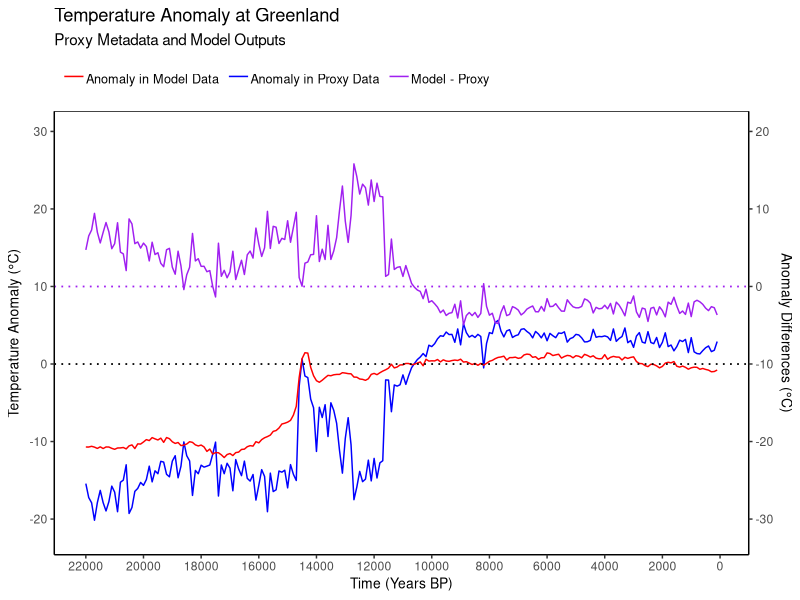
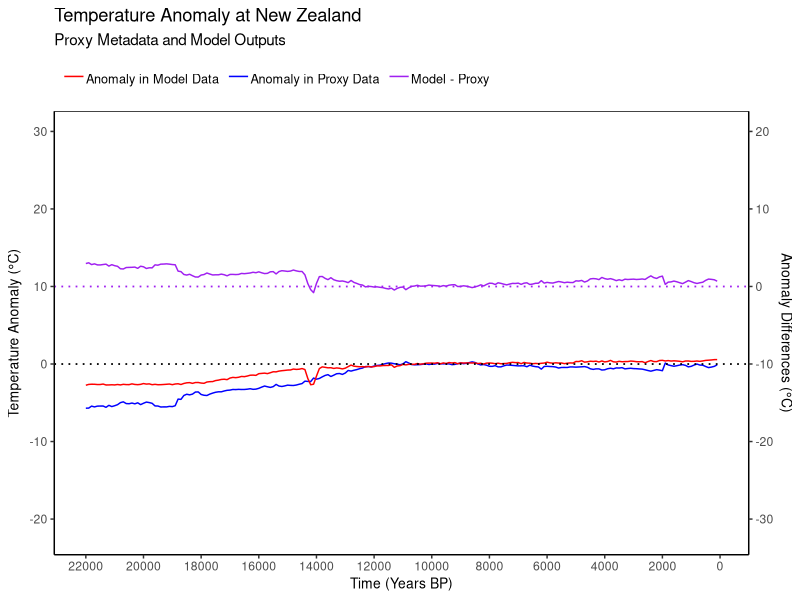
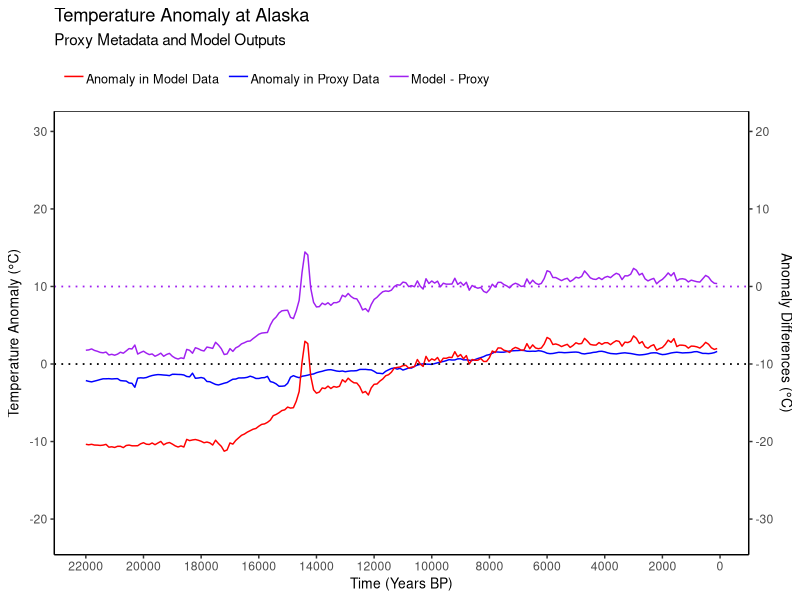
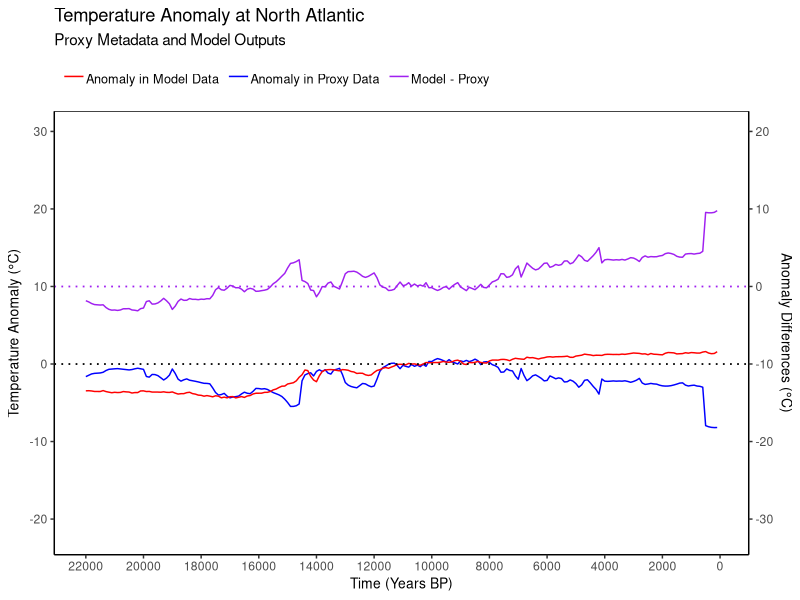
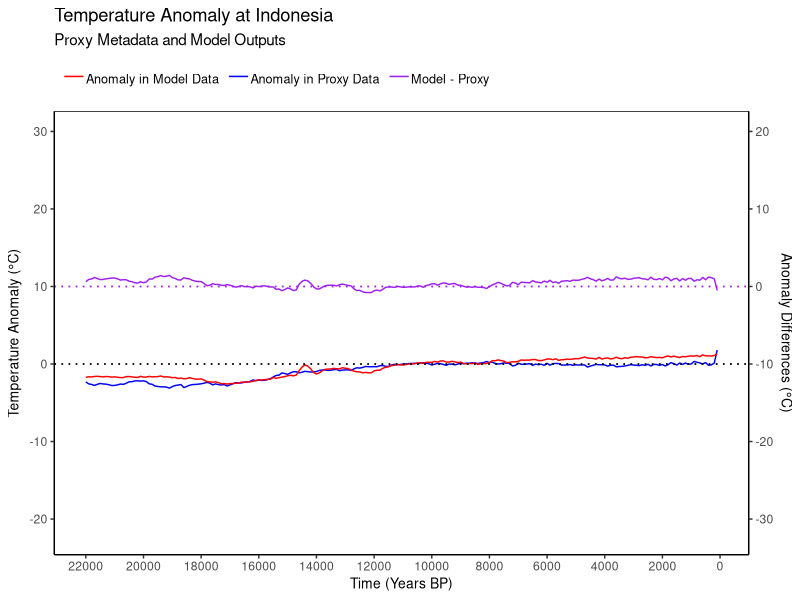
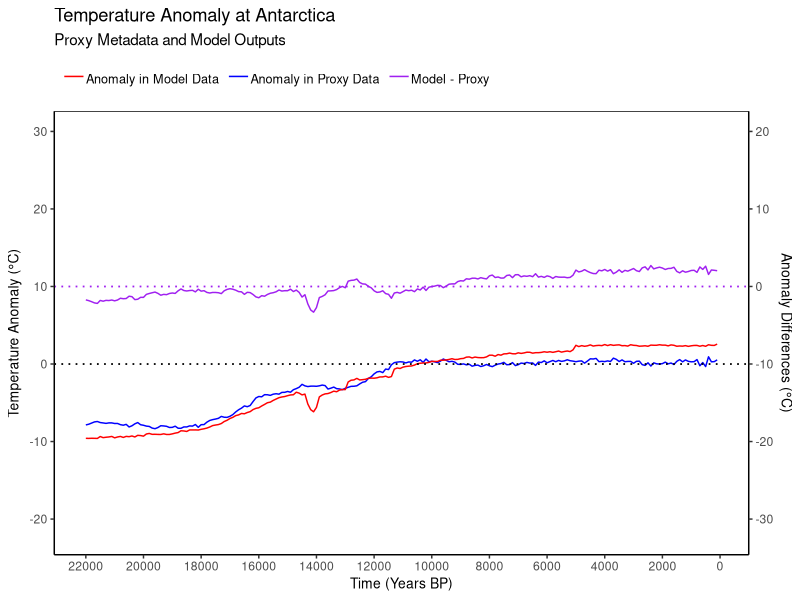
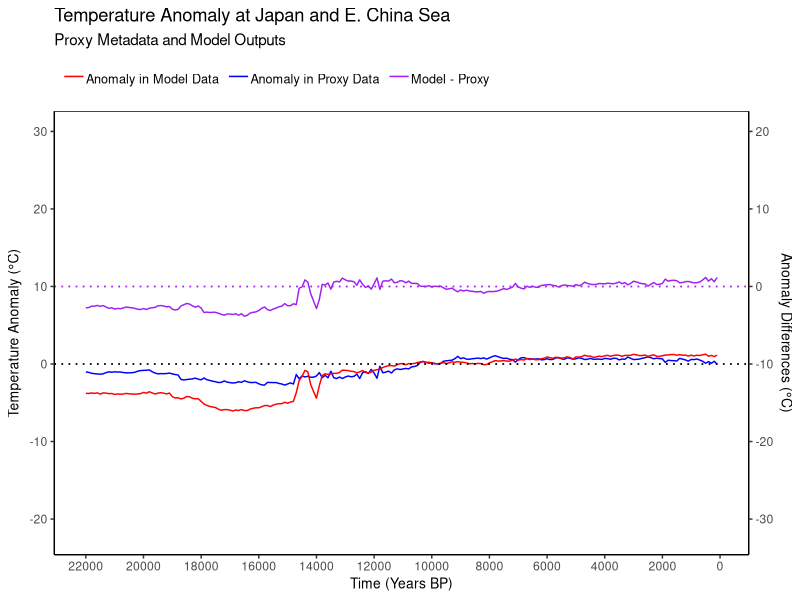
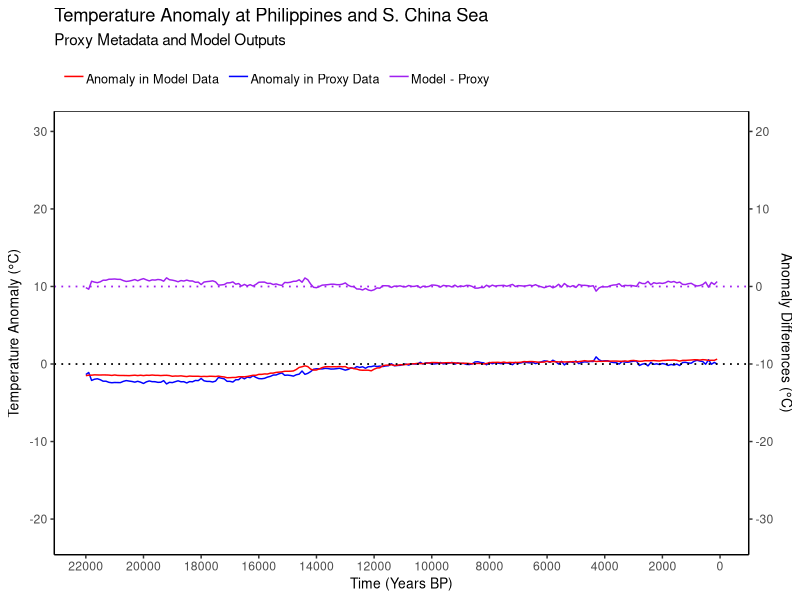

R code for these plots, in order:
library(readr)
library(ggplot2)

proxy <- read_csv("proxy_region.csv")
model <- read_csv("model_region.csv")
diff <- data.frame(matrix(vector(), 220, 23, dimnames=list(
  c(), 
  c("X1",
    "time",
    "new_zealand", 
    "greenland", 
    "n_atlantic", 
    "s_atlantic", 
    "indonesia",
    "japan",
    "oregon",
    "alaska",
    "china",
    "congo",
    "mediterranean",
    "antarctica",
    "arabean_sea",
    "gulf_of_mexico",
    "e_pacific",
    "s_australia",
    "philippines",
    "s_america",
    "iceland",
    "scandinavia",
    "w_africa"
  )
))
)

for(row in 1:220){
  for(col in 3:23){
    diff[row,col] <- as.numeric(model[row,col]) - as.numeric(proxy[row,col])
  }
}
write.csv(diff,"diff_regional.csv")

diff$time <- model$time
proxy$time <- model$time

#greenland
plot_data <- data.frame(time=proxy$time, proxy=proxy$greenland, model=model$greenland, diff=diff$greenland)
plot <- ggplot()+
  geom_line(data=plot_data,aes(time, proxy, colour = "Anomaly in Proxy Data"))+
  geom_line(data=plot_data,aes(time, model, colour = "Anomaly in Model Data"))+
  geom_line(data=plot_data,aes(time, diff+10, colour = "Model - Proxy"))+
  scale_colour_manual(values = c(
    'Anomaly in Proxy Data' = 'blue',
    'Anomaly in Model Data' = 'red',
    'Model - Proxy' = 'purple'
  ))+  
  geom_hline(yintercept = 0, size = 0.6, linetype='dotted') +
  geom_hline(yintercept = 10, size = 0.6, linetype='dotted', colour="purple") +
  scale_y_continuous(name = expression("Temperature Anomaly (°C)"), limits = c(-22, 30), 
                     sec.axis = sec_axis(~.-10, name = "Anomaly Differences (°C)"))+
  labs(y = "Anomaly",
       x = "Time (Years BP)",
       colour = 'Legend') +
  ggtitle("Temperature Anomaly at Greenland", "Proxy Metadata and Model Outputs") +
  theme(panel.grid.major = element_blank(), panel.grid.minor = element_blank(),
        panel.background = element_blank(), axis.line.x = element_line(colour = "black"),
        axis.title.y=element_text(size=10),
        panel.border = element_rect(colour = "black", fill=NA),
        axis.line= element_line(colour = "black"),
        axis.title.x=element_text(size=10),
        legend.justification = c(0, 0),
        legend.position = "top",
        legend.spacing.x = unit(10, 'pt'),
        legend.text = element_text(margin = margin(t = 3), size=rel(0.83)),
        legend.background = element_rect(colour = NA),
        legend.key = element_rect(colour = "white", fill = NA),
        legend.title = element_blank()
  ) +
  scale_x_reverse(limits = c(22000, 100), breaks = scales::pretty_breaks(n = 10))
plot
ggsave("../img/regional_plots/greenland.jpg", width = 6, height = 4)


#new zealand
plot_data <- data.frame(time=proxy$time, proxy=proxy$new_zealand, model=model$new_zealand, diff=diff$new_zealand)
plot <- ggplot()+
  geom_line(data=plot_data,aes(time, proxy, colour = "Anomaly in Proxy Data"))+
  geom_line(data=plot_data,aes(time, model, colour = "Anomaly in Model Data"))+
  geom_line(data=plot_data,aes(time, diff+10, colour = "Model - Proxy"))+
  scale_colour_manual(values = c(
    'Anomaly in Proxy Data' = 'blue',
    'Anomaly in Model Data' = 'red',
    'Model - Proxy' = 'purple'
  ))+  
  geom_hline(yintercept = 0, size = 0.6, linetype='dotted') +
  geom_hline(yintercept = 10, size = 0.6, linetype='dotted', colour="purple") +
  scale_y_continuous(name = expression("Temperature Anomaly (°C)"), limits = c(-22, 30), 
                     sec.axis = sec_axis(~.-10, name = "Anomaly Differences (°C)"))+
  labs(y = "Anomaly",
       x = "Time (Years BP)",
       colour = 'Legend') +
  ggtitle("Temperature Anomaly at New Zealand", "Proxy Metadata and Model Outputs") +
  theme(panel.grid.major = element_blank(), panel.grid.minor = element_blank(),
        panel.background = element_blank(), axis.line.x = element_line(colour = "black"),
        axis.title.y=element_text(size=10),
        panel.border = element_rect(colour = "black", fill=NA),
        axis.line= element_line(colour = "black"),
        axis.title.x=element_text(size=10),
        legend.justification = c(0, 0),
        legend.position = "top",
        legend.spacing.x = unit(10, 'pt'),
        legend.text = element_text(margin = margin(t = 3), size=rel(0.83)),
        legend.background = element_rect(colour = NA),
        legend.key = element_rect(colour = "white", fill = NA),
        legend.title = element_blank()
  ) +
  scale_x_reverse(limits = c(22000, 100), breaks = scales::pretty_breaks(n = 10))
plot
ggsave("../img/regional_plots/new_zealand.jpg", width = 6, height = 4)

#alaska
plot_data <- data.frame(time=proxy$time, proxy=proxy$alaska, model=model$alaska, diff=diff$alaska)
plot <- ggplot()+
  geom_line(data=plot_data,aes(time, proxy, colour = "Anomaly in Proxy Data"))+
  geom_line(data=plot_data,aes(time, model, colour = "Anomaly in Model Data"))+
  geom_line(data=plot_data,aes(time, diff+10, colour = "Model - Proxy"))+
  scale_colour_manual(values = c(
    'Anomaly in Proxy Data' = 'blue',
    'Anomaly in Model Data' = 'red',
    'Model - Proxy' = 'purple'
  ))+  
  geom_hline(yintercept = 0, size = 0.6, linetype='dotted') +
  geom_hline(yintercept = 10, size = 0.6, linetype='dotted', colour="purple") +
  scale_y_continuous(name = expression("Temperature Anomaly (°C)"), limits = c(-22, 30), 
                     sec.axis = sec_axis(~.-10, name = "Anomaly Differences (°C)"))+
  labs(y = "Anomaly",
       x = "Time (Years BP)",
       colour = 'Legend') +
  ggtitle("Temperature Anomaly at Alaska", "Proxy Metadata and Model Outputs") +
  theme(panel.grid.major = element_blank(), panel.grid.minor = element_blank(),
        panel.background = element_blank(), axis.line.x = element_line(colour = "black"),
        axis.title.y=element_text(size=10),
        panel.border = element_rect(colour = "black", fill=NA),
        axis.line= element_line(colour = "black"),
        axis.title.x=element_text(size=10),
        legend.justification = c(0, 0),
        legend.position = "top",
        legend.spacing.x = unit(10, 'pt'),
        legend.text = element_text(margin = margin(t = 3), size=rel(0.83)),
        legend.background = element_rect(colour = NA),
        legend.key = element_rect(colour = "white", fill = NA),
        legend.title = element_blank()
  ) +
  scale_x_reverse(limits = c(22000, 100), breaks = scales::pretty_breaks(n = 10))
plot
ggsave("../img/regional_plots/alaska.jpg", width = 6, height = 4)

#north atlantic
plot_data <- data.frame(time=proxy$time, proxy=proxy$n_atlantic, model=model$n_atlantic, diff=diff$n_atlantic)
plot <- ggplot()+
  geom_line(data=plot_data,aes(time, proxy, colour = "Anomaly in Proxy Data"))+
  geom_line(data=plot_data,aes(time, model, colour = "Anomaly in Model Data"))+
  geom_line(data=plot_data,aes(time, diff+10, colour = "Model - Proxy"))+
  scale_colour_manual(values = c(
    'Anomaly in Proxy Data' = 'blue',
    'Anomaly in Model Data' = 'red',
    'Model - Proxy' = 'purple'
  ))+  
  geom_hline(yintercept = 0, size = 0.6, linetype='dotted') +
  geom_hline(yintercept = 10, size = 0.6, linetype='dotted', colour="purple") +
  scale_y_continuous(name = expression("Temperature Anomaly (°C)"), limits = c(-22, 30), 
                     sec.axis = sec_axis(~.-10, name = "Anomaly Differences (°C)"))+
  labs(y = "Anomaly",
       x = "Time (Years BP)",
       colour = 'Legend') +
  ggtitle("Temperature Anomaly at North Atlantic", "Proxy Metadata and Model Outputs") +
  theme(panel.grid.major = element_blank(), panel.grid.minor = element_blank(),
        panel.background = element_blank(), axis.line.x = element_line(colour = "black"),
        axis.title.y=element_text(size=10),
        panel.border = element_rect(colour = "black", fill=NA),
        axis.line= element_line(colour = "black"),
        axis.title.x=element_text(size=10),
        legend.justification = c(0, 0),
        legend.position = "top",
        legend.spacing.x = unit(10, 'pt'),
        legend.text = element_text(margin = margin(t = 3), size=rel(0.83)),
        legend.background = element_rect(colour = NA),
        legend.key = element_rect(colour = "white", fill = NA),
        legend.title = element_blank()
  ) +
  scale_x_reverse(limits = c(22000, 100), breaks = scales::pretty_breaks(n = 10))
plot
ggsave("../img/regional_plots/north_atlantic.jpg", width = 6, height = 4)

#indonesia
plot_data <- data.frame(time=proxy$time, proxy=proxy$indonesia, model=model$indonesia, diff=diff$indonesia)
plot <- ggplot()+
  geom_line(data=plot_data,aes(time, proxy, colour = "Anomaly in Proxy Data"))+
  geom_line(data=plot_data,aes(time, model, colour = "Anomaly in Model Data"))+
  geom_line(data=plot_data,aes(time, diff+10, colour = "Model - Proxy"))+
  scale_colour_manual(values = c(
    'Anomaly in Proxy Data' = 'blue',
    'Anomaly in Model Data' = 'red',
    'Model - Proxy' = 'purple'
  ))+  
  geom_hline(yintercept = 0, size = 0.6, linetype='dotted') +
  geom_hline(yintercept = 10, size = 0.6, linetype='dotted', colour="purple") +
  scale_y_continuous(name = expression("Temperature Anomaly (°C)"), limits = c(-22, 30), 
                     sec.axis = sec_axis(~.-10, name = "Anomaly Differences (°C)"))+
  labs(y = "Anomaly",
       x = "Time (Years BP)",
       colour = 'Legend') +
  ggtitle("Temperature Anomaly at Indonesia", "Proxy Metadata and Model Outputs") +
  theme(panel.grid.major = element_blank(), panel.grid.minor = element_blank(),
        panel.background = element_blank(), axis.line.x = element_line(colour = "black"),
        axis.title.y=element_text(size=10),
        panel.border = element_rect(colour = "black", fill=NA),
        axis.line= element_line(colour = "black"),
        axis.title.x=element_text(size=10),
        legend.justification = c(0, 0),
        legend.position = "top",
        legend.spacing.x = unit(10, 'pt'),
        legend.text = element_text(margin = margin(t = 3), size=rel(0.83)),
        legend.background = element_rect(colour = NA),
        legend.key = element_rect(colour = "white", fill = NA),
        legend.title = element_blank()
  ) +
  scale_x_reverse(limits = c(22000, 100), breaks = scales::pretty_breaks(n = 10))
plot
ggsave("../img/regional_plots/indonesia.jpg", width = 6, height = 4)

#antarctica
plot_data <- data.frame(time=proxy$time, proxy=proxy$antarctica, model=model$antarctica, diff=diff$antarctica)
plot <- ggplot()+
  geom_line(data=plot_data,aes(time, proxy, colour = "Anomaly in Proxy Data"))+
  geom_line(data=plot_data,aes(time, model, colour = "Anomaly in Model Data"))+
  geom_line(data=plot_data,aes(time, diff+10, colour = "Model - Proxy"))+
  scale_colour_manual(values = c(
    'Anomaly in Proxy Data' = 'blue',
    'Anomaly in Model Data' = 'red',
    'Model - Proxy' = 'purple'
  ))+  
  geom_hline(yintercept = 0, size = 0.6, linetype='dotted') +
  geom_hline(yintercept = 10, size = 0.6, linetype='dotted', colour="purple") +
  scale_y_continuous(name = expression("Temperature Anomaly (°C)"), limits = c(-22, 30), 
                     sec.axis = sec_axis(~.-10, name = "Anomaly Differences (°C)"))+
  labs(y = "Anomaly",
       x = "Time (Years BP)",
       colour = 'Legend') +
  ggtitle("Temperature Anomaly at Antarctica", "Proxy Metadata and Model Outputs") +
  theme(panel.grid.major = element_blank(), panel.grid.minor = element_blank(),
        panel.background = element_blank(), axis.line.x = element_line(colour = "black"),
        axis.title.y=element_text(size=10),
        panel.border = element_rect(colour = "black", fill=NA),
        axis.line= element_line(colour = "black"),
        axis.title.x=element_text(size=10),
        legend.justification = c(0, 0),
        legend.position = "top",
        legend.spacing.x = unit(10, 'pt'),
        legend.text = element_text(margin = margin(t = 3), size=rel(0.83)),
        legend.background = element_rect(colour = NA),
        legend.key = element_rect(colour = "white", fill = NA),
        legend.title = element_blank()
  ) +
  scale_x_reverse(limits = c(22000, 100), breaks = scales::pretty_breaks(n = 10))
plot
ggsave("../img/regional_plots/antarctica.jpg", width = 6, height = 4)

#japan
plot_data <- data.frame(time=proxy$time, proxy=proxy$japan, model=model$japan, diff=diff$japan)
plot <- ggplot()+
  geom_line(data=plot_data,aes(time, proxy, colour = "Anomaly in Proxy Data"))+
  geom_line(data=plot_data,aes(time, model, colour = "Anomaly in Model Data"))+
  geom_line(data=plot_data,aes(time, diff+10, colour = "Model - Proxy"))+
  scale_colour_manual(values = c(
    'Anomaly in Proxy Data' = 'blue',
    'Anomaly in Model Data' = 'red',
    'Model - Proxy' = 'purple'
  ))+  
  geom_hline(yintercept = 0, size = 0.6, linetype='dotted') +
  geom_hline(yintercept = 10, size = 0.6, linetype='dotted', colour="purple") +
  scale_y_continuous(name = expression("Temperature Anomaly (°C)"), limits = c(-22, 30), 
                     sec.axis = sec_axis(~.-10, name = "Anomaly Differences (°C)"))+
  labs(y = "Anomaly",
       x = "Time (Years BP)",
       colour = 'Legend') +
  ggtitle("Temperature Anomaly at Japan and E. China Sea", "Proxy Metadata and Model Outputs") +
  theme(panel.grid.major = element_blank(), panel.grid.minor = element_blank(),
        panel.background = element_blank(), axis.line.x = element_line(colour = "black"),
        axis.title.y=element_text(size=10),
        panel.border = element_rect(colour = "black", fill=NA),
        axis.line= element_line(colour = "black"),
        axis.title.x=element_text(size=10),
        legend.justification = c(0, 0),
        legend.position = "top",
        legend.spacing.x = unit(10, 'pt'),
        legend.text = element_text(margin = margin(t = 3), size=rel(0.83)),
        legend.background = element_rect(colour = NA),
        legend.key = element_rect(colour = "white", fill = NA),
        legend.title = element_blank()
  ) +
  scale_x_reverse(limits = c(22000, 100), breaks = scales::pretty_breaks(n = 10))
plot
ggsave("../img/regional_plots/japan.jpg", width = 6, height = 4)

#philippines
plot_data <- data.frame(time=proxy$time, proxy=proxy$philippines, model=model$philippines, diff=diff$philippines)
plot <- ggplot()+
  geom_line(data=plot_data,aes(time, proxy, colour = "Anomaly in Proxy Data"))+
  geom_line(data=plot_data,aes(time, model, colour = "Anomaly in Model Data"))+
  geom_line(data=plot_data,aes(time, diff+10, colour = "Model - Proxy"))+
  scale_colour_manual(values = c(
    'Anomaly in Proxy Data' = 'blue',
    'Anomaly in Model Data' = 'red',
    'Model - Proxy' = 'purple'
  ))+  
  geom_hline(yintercept = 0, size = 0.6, linetype='dotted') +
  geom_hline(yintercept = 10, size = 0.6, linetype='dotted', colour="purple") +
  scale_y_continuous(name = expression("Temperature Anomaly (°C)"), limits = c(-22, 30), 
                     sec.axis = sec_axis(~.-10, name = "Anomaly Differences (°C)"))+
  labs(y = "Anomaly",
       x = "Time (Years BP)",
       colour = 'Legend') +
  ggtitle("Temperature Anomaly at Philippines and S. China Sea", "Proxy Metadata and Model Outputs") +
  theme(panel.grid.major = element_blank(), panel.grid.minor = element_blank(),
        panel.background = element_blank(), axis.line.x = element_line(colour = "black"),
        axis.title.y=element_text(size=10),
        panel.border = element_rect(colour = "black", fill=NA),
        axis.line= element_line(colour = "black"),
        axis.title.x=element_text(size=10),
        legend.justification = c(0, 0),
        legend.position = "top",
        legend.spacing.x = unit(10, 'pt'),
        legend.text = element_text(margin = margin(t = 3), size=rel(0.83)),
        legend.background = element_rect(colour = NA),
        legend.key = element_rect(colour = "white", fill = NA),
        legend.title = element_blank()
  ) +
  scale_x_reverse(limits = c(22000, 100), breaks = scales::pretty_breaks(n = 10))
plot
ggsave("../img/regional_plots/philippines.jpg", width = 6, height = 4)

#south australia
plot_data <- data.frame(time=proxy$time, proxy=proxy$s_australia, model=model$s_australia, diff=diff$s_australia)
plot <- ggplot()+
  geom_line(data=plot_data,aes(time, proxy, colour = "Anomaly in Proxy Data"))+
  geom_line(data=plot_data,aes(time, model, colour = "Anomaly in Model Data"))+
  geom_line(data=plot_data,aes(time, diff+10, colour = "Model - Proxy"))+
  scale_colour_manual(values = c(
    'Anomaly in Proxy Data' = 'blue',
    'Anomaly in Model Data' = 'red',
    'Model - Proxy' = 'purple'
  ))+  
  geom_hline(yintercept = 0, size = 0.6, linetype='dotted') +
  geom_hline(yintercept = 10, size = 0.6, linetype='dotted', colour="purple") +
  scale_y_continuous(name = expression("Temperature Anomaly (°C)"), limits = c(-22, 30), 
                     sec.axis = sec_axis(~.-10, name = "Anomaly Differences (°C)"))+
  labs(y = "Anomaly",
       x = "Time (Years BP)",
       colour = 'Legend') +
  ggtitle("Temperature Anomaly at Offshore S. Australia", "Proxy Metadata and Model Outputs") +
  theme(panel.grid.major = element_blank(), panel.grid.minor = element_blank(),
        panel.background = element_blank(), axis.line.x = element_line(colour = "black"),
        axis.title.y=element_text(size=10),
        panel.border = element_rect(colour = "black", fill=NA),
        axis.line= element_line(colour = "black"),
        axis.title.x=element_text(size=10),
        legend.justification = c(0, 0),
        legend.position = "top",
        legend.spacing.x = unit(10, 'pt'),
        legend.text = element_text(margin = margin(t = 3), size=rel(0.83)),
        legend.background = element_rect(colour = NA),
        legend.key = element_rect(colour = "white", fill = NA),
        legend.title = element_blank()
  ) +
  scale_x_reverse(limits = c(22000, 100), breaks = scales::pretty_breaks(n = 10))
plot
ggsave("../img/regional_plots/s_australia.jpg", width = 6, height = 4)

#oregon
plot_data <- data.frame(time=proxy$time, proxy=proxy$oregon, model=model$oregon, diff=diff$oregon)
plot <- ggplot()+
  geom_line(data=plot_data,aes(time, proxy, colour = "Anomaly in Proxy Data"))+
  geom_line(data=plot_data,aes(time, model, colour = "Anomaly in Model Data"))+
  geom_line(data=plot_data,aes(time, diff+10, colour = "Model - Proxy"))+
  scale_colour_manual(values = c(
    'Anomaly in Proxy Data' = 'blue',
    'Anomaly in Model Data' = 'red',
    'Model - Proxy' = 'purple'
  ))+  
  geom_hline(yintercept = 0, size = 0.6, linetype='dotted') +
  geom_hline(yintercept = 10, size = 0.6, linetype='dotted', colour="purple") +
  scale_y_continuous(name = expression("Temperature Anomaly (°C)"), limits = c(-22, 30), 
                     sec.axis = sec_axis(~.-10, name = "Anomaly Differences (°C)"))+
  labs(y = "Anomaly",
       x = "Time (Years BP)",
       colour = 'Legend') +
  ggtitle("Temperature Anomaly at Offshore Oregon", "Proxy Metadata and Model Outputs") +
  theme(panel.grid.major = element_blank(), panel.grid.minor = element_blank(),
        panel.background = element_blank(), axis.line.x = element_line(colour = "black"),
        axis.title.y=element_text(size=10),
        panel.border = element_rect(colour = "black", fill=NA),
        axis.line= element_line(colour = "black"),
        axis.title.x=element_text(size=10),
        legend.justification = c(0, 0),
        legend.position = "top",
        legend.spacing.x = unit(10, 'pt'),
        legend.text = element_text(margin = margin(t = 3), size=rel(0.83)),
        legend.background = element_rect(colour = NA),
        legend.key = element_rect(colour = "white", fill = NA),
        legend.title = element_blank()
  ) +
  scale_x_reverse(limits = c(22000, 100), breaks = scales::pretty_breaks(n = 10))
plot
ggsave("../img/regional_plots/oregon.jpg", width = 6, height = 4)

#eastern pacific
plot_data <- data.frame(time=proxy$time, proxy=proxy$e_pacific, model=model$e_pacific, diff=diff$e_pacific)
plot <- ggplot()+
  geom_line(data=plot_data,aes(time, proxy, colour = "Anomaly in Proxy Data"))+
  geom_line(data=plot_data,aes(time, model, colour = "Anomaly in Model Data"))+
  geom_line(data=plot_data,aes(time, diff+10, colour = "Model - Proxy"))+
  scale_colour_manual(values = c(
    'Anomaly in Proxy Data' = 'blue',
    'Anomaly in Model Data' = 'red',
    'Model - Proxy' = 'purple'
  ))+  
  geom_hline(yintercept = 0, size = 0.6, linetype='dotted') +
  geom_hline(yintercept = 10, size = 0.6, linetype='dotted', colour="purple") +
  scale_y_continuous(name = expression("Temperature Anomaly (°C)"), limits = c(-22, 30), 
                     sec.axis = sec_axis(~.-10, name = "Anomaly Differences (°C)"))+
  labs(y = "Anomaly",
       x = "Time (Years BP)",
       colour = 'Legend') +
  ggtitle("Temperature Anomaly at Tropical E. Pacific", "Proxy Metadata and Model Outputs") +
  theme(panel.grid.major = element_blank(), panel.grid.minor = element_blank(),
        panel.background = element_blank(), axis.line.x = element_line(colour = "black"),
        axis.title.y=element_text(size=10),
        panel.border = element_rect(colour = "black", fill=NA),
        axis.line= element_line(colour = "black"),
        axis.title.x=element_text(size=10),
        legend.justification = c(0, 0),
        legend.position = "top",
        legend.spacing.x = unit(10, 'pt'),
        legend.text = element_text(margin = margin(t = 3), size=rel(0.83)),
        legend.background = element_rect(colour = NA),
        legend.key = element_rect(colour = "white", fill = NA),
        legend.title = element_blank()
  ) +
  scale_x_reverse(limits = c(22000, 100), breaks = scales::pretty_breaks(n = 10))
plot
ggsave("../img/regional_plots/tropical_e_pacific.jpg", width = 6, height = 4)

#caribbean and g of mexic
plot_data <- data.frame(time=proxy$time, proxy=proxy$gulf_of_mexico, model=model$gulf_of_mexico, diff=diff$gulf_of_mexico)
plot <- ggplot()+
  geom_line(data=plot_data,aes(time, proxy, colour = "Anomaly in Proxy Data"))+
  geom_line(data=plot_data,aes(time, model, colour = "Anomaly in Model Data"))+
  geom_line(data=plot_data,aes(time, diff+10, colour = "Model - Proxy"))+
  scale_colour_manual(values = c(
    'Anomaly in Proxy Data' = 'blue',
    'Anomaly in Model Data' = 'red',
    'Model - Proxy' = 'purple'
  ))+  
  geom_hline(yintercept = 0, size = 0.6, linetype='dotted') +
  geom_hline(yintercept = 10, size = 0.6, linetype='dotted', colour="purple") +
  scale_y_continuous(name = expression("Temperature Anomaly (°C)"), limits = c(-22, 30), 
                     sec.axis = sec_axis(~.-10, name = "Anomaly Differences (°C)"))+
  labs(y = "Anomaly",
       x = "Time (Years BP)",
       colour = 'Legend') +
  ggtitle("Temperature Anomaly at Caribbean and Gulf of Mexico", "Proxy Metadata and Model Outputs") +
  theme(panel.grid.major = element_blank(), panel.grid.minor = element_blank(),
        panel.background = element_blank(), axis.line.x = element_line(colour = "black"),
        axis.title.y=element_text(size=10),
        panel.border = element_rect(colour = "black", fill=NA),
        axis.line= element_line(colour = "black"),
        axis.title.x=element_text(size=10),
        legend.justification = c(0, 0),
        legend.position = "top",
        legend.spacing.x = unit(10, 'pt'),
        legend.text = element_text(margin = margin(t = 3), size=rel(0.83)),
        legend.background = element_rect(colour = NA),
        legend.key = element_rect(colour = "white", fill = NA),
        legend.title = element_blank()
  ) +
  scale_x_reverse(limits = c(22000, 100), breaks = scales::pretty_breaks(n = 10))
plot
ggsave("../img/regional_plots/caribbean.jpg", width = 6, height = 4)

# west coast of south america
plot_data <- data.frame(time=proxy$time, proxy=proxy$s_america, model=model$s_america, diff=diff$s_america)
plot <- ggplot()+
  geom_line(data=plot_data,aes(time, proxy, colour = "Anomaly in Proxy Data"))+
  geom_line(data=plot_data,aes(time, model, colour = "Anomaly in Model Data"))+
  geom_line(data=plot_data,aes(time, diff+10, colour = "Model - Proxy"))+
  scale_colour_manual(values = c(
    'Anomaly in Proxy Data' = 'blue',
    'Anomaly in Model Data' = 'red',
    'Model - Proxy' = 'purple'
  ))+  
  geom_hline(yintercept = 0, size = 0.6, linetype='dotted') +
  geom_hline(yintercept = 10, size = 0.6, linetype='dotted', colour="purple") +
  scale_y_continuous(name = expression("Temperature Anomaly (°C)"), limits = c(-22, 30), 
                     sec.axis = sec_axis(~.-10, name = "Anomaly Differences (°C)"))+
  labs(y = "Anomaly",
       x = "Time (Years BP)",
       colour = 'Legend') +
  ggtitle("Temperature Anomaly at West Coast of South America", "Proxy Metadata and Model Outputs") +
  theme(panel.grid.major = element_blank(), panel.grid.minor = element_blank(),
        panel.background = element_blank(), axis.line.x = element_line(colour = "black"),
        axis.title.y=element_text(size=10),
        panel.border = element_rect(colour = "black", fill=NA),
        axis.line= element_line(colour = "black"),
        axis.title.x=element_text(size=10),
        legend.justification = c(0, 0),
        legend.position = "top",
        legend.spacing.x = unit(10, 'pt'),
        legend.text = element_text(margin = margin(t = 3), size=rel(0.83)),
        legend.background = element_rect(colour = NA),
        legend.key = element_rect(colour = "white", fill = NA),
        legend.title = element_blank()
  ) +
  scale_x_reverse(limits = c(22000, 100), breaks = scales::pretty_breaks(n = 10))
plot
ggsave("../img/regional_plots/w_s_america.jpg", width = 6, height = 4)

#congo
plot_data <- data.frame(time=proxy$time, proxy=proxy$congo, model=model$congo, diff=diff$congo)
plot <- ggplot()+
  geom_line(data=plot_data,aes(time, proxy, colour = "Anomaly in Proxy Data"))+
  geom_line(data=plot_data,aes(time, model, colour = "Anomaly in Model Data"))+
  geom_line(data=plot_data,aes(time, diff+10, colour = "Model - Proxy"))+
  scale_colour_manual(values = c(
    'Anomaly in Proxy Data' = 'blue',
    'Anomaly in Model Data' = 'red',
    'Model - Proxy' = 'purple'
  ))+  
  geom_hline(yintercept = 0, size = 0.6, linetype='dotted') +
  geom_hline(yintercept = 10, size = 0.6, linetype='dotted', colour="purple") +
  scale_y_continuous(name = expression("Temperature Anomaly (°C)"), limits = c(-22, 30), 
                     sec.axis = sec_axis(~.-10, name = "Anomaly Differences (°C)"))+
  labs(y = "Anomaly",
       x = "Time (Years BP)",
       colour = 'Legend') +
  ggtitle("Temperature Anomaly at Congo", "Proxy Metadata and Model Outputs") +
  theme(panel.grid.major = element_blank(), panel.grid.minor = element_blank(),
        panel.background = element_blank(), axis.line.x = element_line(colour = "black"),
        axis.title.y=element_text(size=10),
        panel.border = element_rect(colour = "black", fill=NA),
        axis.line= element_line(colour = "black"),
        axis.title.x=element_text(size=10),
        legend.justification = c(0, 0),
        legend.position = "top",
        legend.spacing.x = unit(10, 'pt'),
        legend.text = element_text(margin = margin(t = 3), size=rel(0.83)),
        legend.background = element_rect(colour = NA),
        legend.key = element_rect(colour = "white", fill = NA),
        legend.title = element_blank()
  ) +
  scale_x_reverse(limits = c(22000, 100), breaks = scales::pretty_breaks(n = 10))
plot
ggsave("../img/regional_plots/congo.jpg", width = 6, height = 4)

#sw africa
plot_data <- data.frame(time=proxy$time, proxy=proxy$w_africa, model=model$w_africa, diff=diff$w_africa)
plot <- ggplot()+
  geom_line(data=plot_data,aes(time, proxy, colour = "Anomaly in Proxy Data"))+
  geom_line(data=plot_data,aes(time, model, colour = "Anomaly in Model Data"))+
  geom_line(data=plot_data,aes(time, diff+10, colour = "Model - Proxy"))+
  scale_colour_manual(values = c(
    'Anomaly in Proxy Data' = 'blue',
    'Anomaly in Model Data' = 'red',
    'Model - Proxy' = 'purple'
  ))+  
  geom_hline(yintercept = 0, size = 0.6, linetype='dotted') +
  geom_hline(yintercept = 10, size = 0.6, linetype='dotted', colour="purple") +
  scale_y_continuous(name = expression("Temperature Anomaly (°C)"), limits = c(-22, 30), 
                     sec.axis = sec_axis(~.-10, name = "Anomaly Differences (°C)"))+
  labs(y = "Anomaly",
       x = "Time (Years BP)",
       colour = 'Legend') +
  ggtitle("Temperature Anomaly at Tropical SW. African Coast", "Proxy Metadata and Model Outputs") +
  theme(panel.grid.major = element_blank(), panel.grid.minor = element_blank(),
        panel.background = element_blank(), axis.line.x = element_line(colour = "black"),
        axis.title.y=element_text(size=10),
        panel.border = element_rect(colour = "black", fill=NA),
        axis.line= element_line(colour = "black"),
        axis.title.x=element_text(size=10),
        legend.justification = c(0, 0),
        legend.position = "top",
        legend.spacing.x = unit(10, 'pt'),
        legend.text = element_text(margin = margin(t = 3), size=rel(0.83)),
        legend.background = element_rect(colour = NA),
        legend.key = element_rect(colour = "white", fill = NA),
        legend.title = element_blank()
  ) +
  scale_x_reverse(limits = c(22000, 100), breaks = scales::pretty_breaks(n = 10))
plot
ggsave("../img/regional_plots/sw_africa.jpg", width = 6, height = 4)

#arabian sea
plot_data <- data.frame(time=proxy$time, proxy=proxy$arabean_sea, model=model$arabean_sea, diff=diff$arabean_sea)
plot <- ggplot()+
  geom_line(data=plot_data,aes(time, proxy, colour = "Anomaly in Proxy Data"))+
  geom_line(data=plot_data,aes(time, model, colour = "Anomaly in Model Data"))+
  geom_line(data=plot_data,aes(time, diff+10, colour = "Model - Proxy"))+
  scale_colour_manual(values = c(
    'Anomaly in Proxy Data' = 'blue',
    'Anomaly in Model Data' = 'red',
    'Model - Proxy' = 'purple'
  ))+  
  geom_hline(yintercept = 0, size = 0.6, linetype='dotted') +
  geom_hline(yintercept = 10, size = 0.6, linetype='dotted', colour="purple") +
  scale_y_continuous(name = expression("Temperature Anomaly (°C)"), limits = c(-22, 30), 
                     sec.axis = sec_axis(~.-10, name = "Anomaly Differences (°C)"))+
  labs(y = "Anomaly",
       x = "Time (Years BP)",
       colour = 'Legend') +
  ggtitle("Temperature Anomaly at Arabean Sea", "Proxy Metadata and Model Outputs") +
  theme(panel.grid.major = element_blank(), panel.grid.minor = element_blank(),
        panel.background = element_blank(), axis.line.x = element_line(colour = "black"),
        axis.title.y=element_text(size=10),
        panel.border = element_rect(colour = "black", fill=NA),
        axis.line= element_line(colour = "black"),
        axis.title.x=element_text(size=10),
        legend.justification = c(0, 0),
        legend.position = "top",
        legend.spacing.x = unit(10, 'pt'),
        legend.text = element_text(margin = margin(t = 3), size=rel(0.83)),
        legend.background = element_rect(colour = NA),
        legend.key = element_rect(colour = "white", fill = NA),
        legend.title = element_blank()
  ) +
  scale_x_reverse(limits = c(22000, 100), breaks = scales::pretty_breaks(n = 10))
plot
ggsave("../img/regional_plots/arabean_sea.jpg", width = 6, height = 4)

#iceland
plot_data <- data.frame(time=proxy$time, proxy=proxy$iceland, model=model$iceland, diff=diff$iceland)
plot <- ggplot()+
  geom_line(data=plot_data,aes(time, proxy, colour = "Anomaly in Proxy Data"))+
  geom_line(data=plot_data,aes(time, model, colour = "Anomaly in Model Data"))+
  geom_line(data=plot_data,aes(time, diff+10, colour = "Model - Proxy"))+
  scale_colour_manual(values = c(
    'Anomaly in Proxy Data' = 'blue',
    'Anomaly in Model Data' = 'red',
    'Model - Proxy' = 'purple'
  ))+  
  geom_hline(yintercept = 0, size = 0.6, linetype='dotted') +
  geom_hline(yintercept = 10, size = 0.6, linetype='dotted', colour="purple") +
  scale_y_continuous(name = expression("Temperature Anomaly (°C)"), limits = c(-22, 30), 
                     sec.axis = sec_axis(~.-10, name = "Anomaly Differences (°C)"))+
  labs(y = "Anomaly",
       x = "Time (Years BP)",
       colour = 'Legend') +
  ggtitle("Temperature Anomaly at Iceland and British Isles", "Proxy Metadata and Model Outputs") +
  theme(panel.grid.major = element_blank(), panel.grid.minor = element_blank(),
        panel.background = element_blank(), axis.line.x = element_line(colour = "black"),
        axis.title.y=element_text(size=10),
        panel.border = element_rect(colour = "black", fill=NA),
        axis.line= element_line(colour = "black"),
        axis.title.x=element_text(size=10),
        legend.justification = c(0, 0),
        legend.position = "top",
        legend.spacing.x = unit(10, 'pt'),
        legend.text = element_text(margin = margin(t = 3), size=rel(0.83)),
        legend.background = element_rect(colour = NA),
        legend.key = element_rect(colour = "white", fill = NA),
        legend.title = element_blank()
  ) +
  scale_x_reverse(limits = c(22000, 100), breaks = scales::pretty_breaks(n = 10))
plot
ggsave("../img/regional_plots/iceland.jpg", width = 6, height = 4)

#scandinavia
plot_data <- data.frame(time=proxy$time, proxy=proxy$scandinavia, model=model$scandinavia, diff=diff$scandinavia)
plot <- ggplot()+
  geom_line(data=plot_data,aes(time, proxy, colour = "Anomaly in Proxy Data"))+
  geom_line(data=plot_data,aes(time, model, colour = "Anomaly in Model Data"))+
  geom_line(data=plot_data,aes(time, diff+10, colour = "Model - Proxy"))+
  scale_colour_manual(values = c(
    'Anomaly in Proxy Data' = 'blue',
    'Anomaly in Model Data' = 'red',
    'Model - Proxy' = 'purple'
  ))+  
  geom_hline(yintercept = 0, size = 0.6, linetype='dotted') +
  geom_hline(yintercept = 10, size = 0.6, linetype='dotted', colour="purple") +
  scale_y_continuous(name = expression("Temperature Anomaly (°C)"), limits = c(-22, 30), 
                     sec.axis = sec_axis(~.-10, name = "Anomaly Differences (°C)"))+
  labs(y = "Anomaly",
       x = "Time (Years BP)",
       colour = 'Legend') +
  ggtitle("Temperature Anomaly at Scandinavia, Svalbard and Denmark", "Proxy Metadata and Model Outputs") +
  theme(panel.grid.major = element_blank(), panel.grid.minor = element_blank(),
        panel.background = element_blank(), axis.line.x = element_line(colour = "black"),
        axis.title.y=element_text(size=10),
        panel.border = element_rect(colour = "black", fill=NA),
        axis.line= element_line(colour = "black"),
        axis.title.x=element_text(size=10),
        legend.justification = c(0, 0),
        legend.position = "top",
        legend.spacing.x = unit(10, 'pt'),
        legend.text = element_text(margin = margin(t = 3), size=rel(0.83)),
        legend.background = element_rect(colour = NA),
        legend.key = element_rect(colour = "white", fill = NA),
        legend.title = element_blank()
  ) +
  scale_x_reverse(limits = c(22000, 100), breaks = scales::pretty_breaks(n = 10))
plot
ggsave("../img/regional_plots/scandinavia.jpg", width = 6, height = 4)

#Mediterranean
plot_data <- data.frame(time=proxy$time, proxy=proxy$mediterranean, model=model$mediterranean, diff=diff$mediterranean)
plot <- ggplot()+
  geom_line(data=plot_data,aes(time, proxy, colour = "Anomaly in Proxy Data"))+
  geom_line(data=plot_data,aes(time, model, colour = "Anomaly in Model Data"))+
  geom_line(data=plot_data,aes(time, diff+10, colour = "Model - Proxy"))+
  scale_colour_manual(values = c(
    'Anomaly in Proxy Data' = 'blue',
    'Anomaly in Model Data' = 'red',
    'Model - Proxy' = 'purple'
  ))+  
  geom_hline(yintercept = 0, size = 0.6, linetype='dotted') +
  geom_hline(yintercept = 10, size = 0.6, linetype='dotted', colour="purple") +
  scale_y_continuous(name = expression("Temperature Anomaly (°C)"), limits = c(-22, 30), 
                     sec.axis = sec_axis(~.-10, name = "Anomaly Differences (°C)"))+
  labs(y = "Anomaly",
       x = "Time (Years BP)",
       colour = 'Legend') +
  ggtitle("Temperature Anomaly at Mediterranean Sea", "Proxy Metadata and Model Outputs") +
  theme(panel.grid.major = element_blank(), panel.grid.minor = element_blank(),
        panel.background = element_blank(), axis.line.x = element_line(colour = "black"),
        axis.title.y=element_text(size=10),
        panel.border = element_rect(colour = "black", fill=NA),
        axis.line= element_line(colour = "black"),
        axis.title.x=element_text(size=10),
        legend.justification = c(0, 0),
        legend.position = "top",
        legend.spacing.x = unit(10, 'pt'),
        legend.text = element_text(margin = margin(t = 3), size=rel(0.83)),
        legend.background = element_rect(colour = NA),
        legend.key = element_rect(colour = "white", fill = NA),
        legend.title = element_blank()
  ) +
  scale_x_reverse(limits = c(22000, 100), breaks = scales::pretty_breaks(n = 10))
plot
ggsave("../img/regional_plots/mediterranean.jpg", width = 6, height = 4)

#south atlantic
plot_data <- data.frame(time=proxy$time, proxy=proxy$s_atlantic, model=model$s_atlantic, diff=diff$s_atlantic)
plot <- ggplot()+
  geom_line(data=plot_data,aes(time, proxy, colour = "Anomaly in Proxy Data"))+
  geom_line(data=plot_data,aes(time, model, colour = "Anomaly in Model Data"))+
  geom_line(data=plot_data,aes(time, diff+10, colour = "Model - Proxy"))+
  scale_colour_manual(values = c(
    'Anomaly in Proxy Data' = 'blue',
    'Anomaly in Model Data' = 'red',
    'Model - Proxy' = 'purple'
  ))+  
  geom_hline(yintercept = 0, size = 0.6, linetype='dotted') +
  geom_hline(yintercept = 10, size = 0.6, linetype='dotted', colour="purple") +
  scale_y_continuous(name = expression("Temperature Anomaly (°C)"), limits = c(-22, 30), 
                     sec.axis = sec_axis(~.-10, name = "Anomaly Differences (°C)"))+
  labs(y = "Anomaly",
       x = "Time (Years BP)",
       colour = 'Legend') +
  ggtitle("Temperature Anomaly at South Atlantic", "Proxy Metadata and Model Outputs") +
  theme(panel.grid.major = element_blank(), panel.grid.minor = element_blank(),
        panel.background = element_blank(), axis.line.x = element_line(colour = "black"),
        axis.title.y=element_text(size=10),
        panel.border = element_rect(colour = "black", fill=NA),
        axis.line= element_line(colour = "black"),
        axis.title.x=element_text(size=10),
        legend.justification = c(0, 0),
        legend.position = "top",
        legend.spacing.x = unit(10, 'pt'),
        legend.text = element_text(margin = margin(t = 3), size=rel(0.83)),
        legend.background = element_rect(colour = NA),
        legend.key = element_rect(colour = "white", fill = NA),
        legend.title = element_blank()
  ) +
  scale_x_reverse(limits = c(22000, 100), breaks = scales::pretty_breaks(n = 10))
plot
ggsave("../img/regional_plots/south_atlantic.jpg", width = 6, height = 4)

#china
plot_data <- data.frame(time=proxy$time, proxy=proxy$china, model=model$china, diff=diff$china)
plot <- ggplot()+
  geom_line(data=plot_data,aes(time, proxy, colour = "Anomaly in Proxy Data"))+
  geom_line(data=plot_data,aes(time, model, colour = "Anomaly in Model Data"))+
  geom_line(data=plot_data,aes(time, diff+10, colour = "Model - Proxy"))+
  scale_colour_manual(values = c(
    'Anomaly in Proxy Data' = 'blue',
    'Anomaly in Model Data' = 'red',
    'Model - Proxy' = 'purple'
  ))+  
  geom_hline(yintercept = 0, size = 0.6, linetype='dotted') +
  geom_hline(yintercept = 10, size = 0.6, linetype='dotted', colour="purple") +
  scale_y_continuous(name = expression("Temperature Anomaly (°C)"), limits = c(-22, 30), 
                     sec.axis = sec_axis(~.-10, name = "Anomaly Differences (°C)"))+
  labs(y = "Anomaly",
       x = "Time (Years BP)",
       colour = 'Legend') +
  ggtitle("Temperature Anomaly at North-Central China", "Proxy Metadata and Model Outputs") +
  theme(panel.grid.major = element_blank(), panel.grid.minor = element_blank(),
        panel.background = element_blank(), axis.line.x = element_line(colour = "black"),
        axis.title.y=element_text(size=10),
        panel.border = element_rect(colour = "black", fill=NA),
        axis.line= element_line(colour = "black"),
        axis.title.x=element_text(size=10),
        legend.justification = c(0, 0),
        legend.position = "top",
        legend.spacing.x = unit(10, 'pt'),
        legend.text = element_text(margin = margin(t = 3), size=rel(0.83)),
        legend.background = element_rect(colour = NA),
        legend.key = element_rect(colour = "white", fill = NA),
        legend.title = element_blank()
  ) +
  scale_x_reverse(limits = c(22000, 100), breaks = scales::pretty_breaks(n = 10))
plot
ggsave("../img/regional_plots/china.jpg", width = 6, height = 4)
